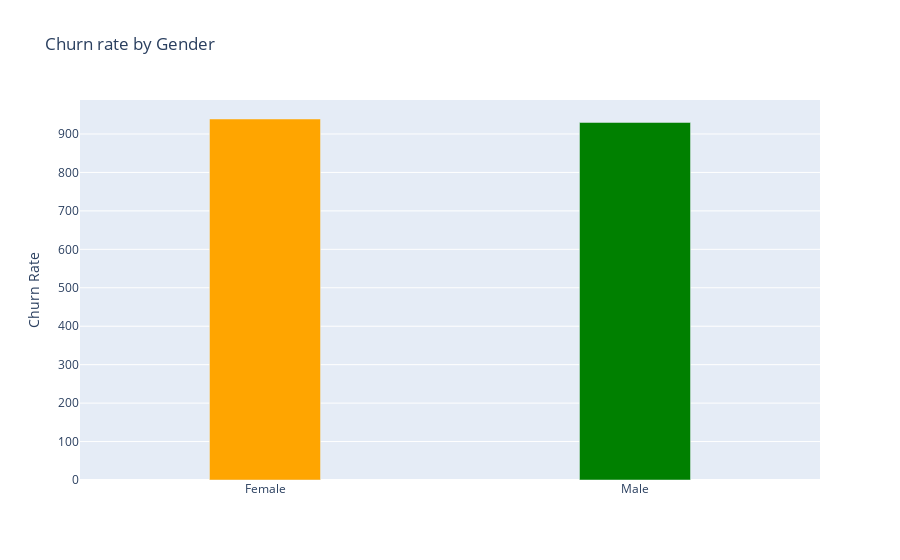

Notebook source saved alongside this figure:
### Code cell
plot_by_gender = df1.groupby('gender')['Churn'].sum().reset_index()

plot_data = [go.Bar(x= plot_by_gender['gender'], y=plot_by_gender['Churn'],
                    width=[0.3, 0.3], marker=dict(color= ['orange', 'green']))]
plot_layout = go.Layout(yaxis= {"title": "Churn Rate"},title= 'Churn rate by Gender')
fig = go.Figure(data= plot_data, layout=plot_layout)
po.iplot(fig)

### Figure 1 — Plotly figure (JSON) as saved in the notebook; plotly's stock layout.template omitted (floating-point values rounded to 4 significant figures)
{"data": [{"marker": {"color": ["orange", "green"]}, "type": "bar", "width": [0.3, 0.3], "x": ["Female", "Male"], "y": [939, 930]}], "layout": {"title": {"text": "Churn rate by Gender"}, "yaxis": {"title": {"text": "Churn Rate"}}}}
